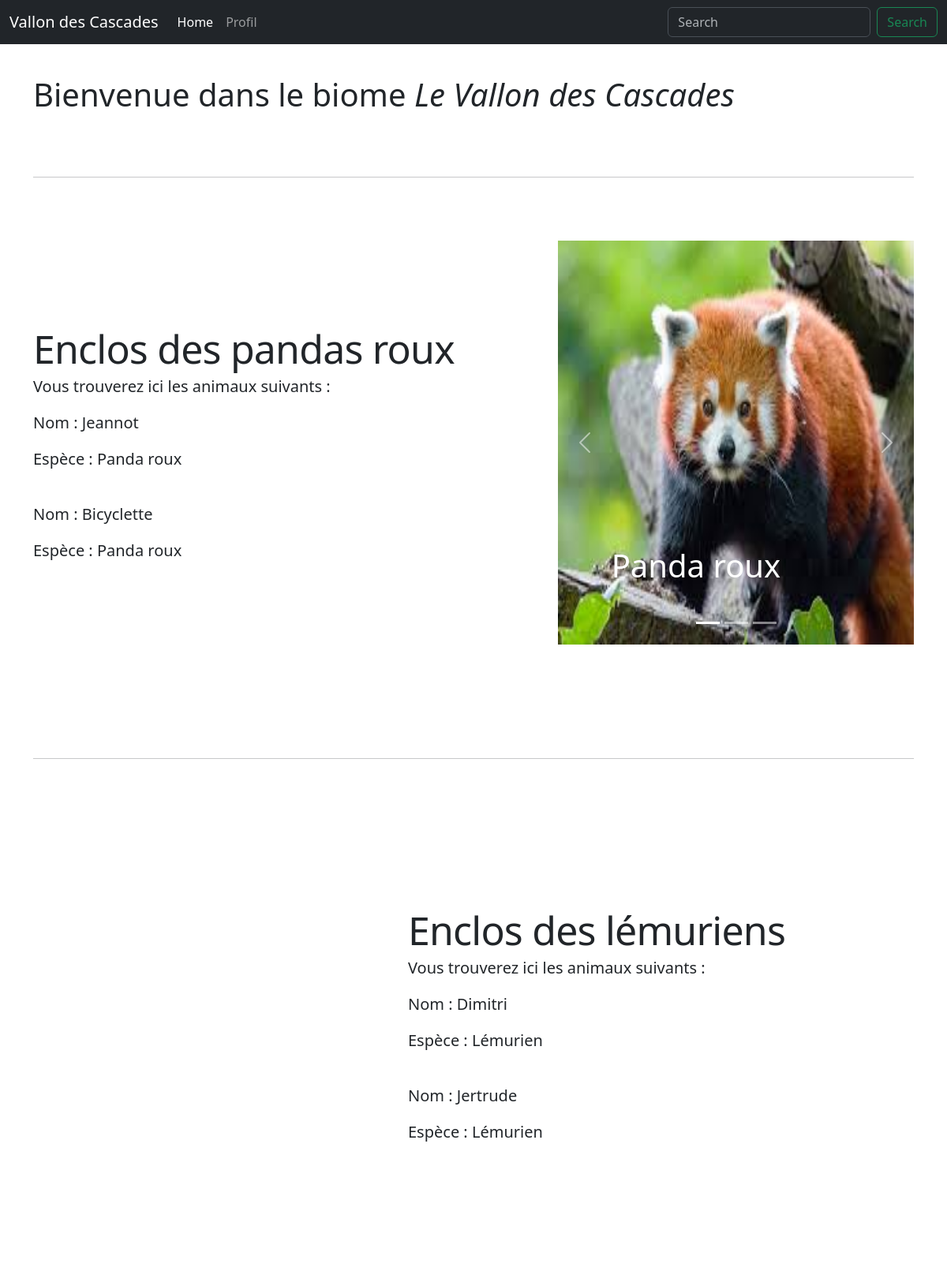
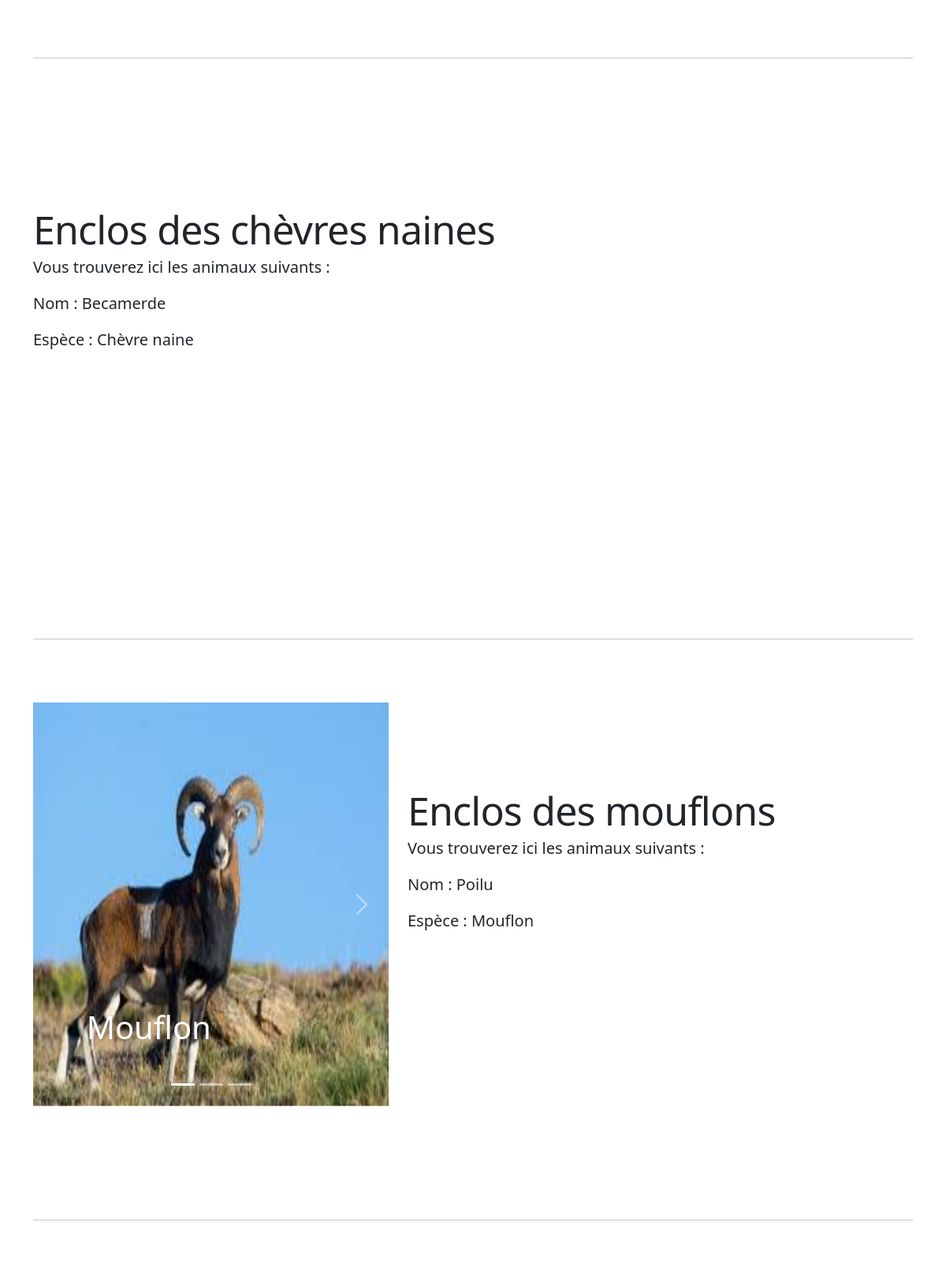
The app's page /zoo/carousel/VallonCascades.php (upper part) with its own data (2 pictures, top to bottom).
### tables this page shows
CREATE TABLE IF NOT EXISTS `enclosures` (
  `enclosure_id` int NOT NULL AUTO_INCREMENT,
  `name` varchar(60) NOT NULL,
  `description` text,
  `status` enum('open','closed') NOT NULL DEFAULT 'open',
  `biome_id` int DEFAULT NULL,
  PRIMARY KEY (`enclosure_id`),
  KEY `biome_id` (`biome_id`)
);

CREATE TABLE IF NOT EXISTS `animals` (
  `animal_id` int NOT NULL AUTO_INCREMENT,
  `name` varchar(50) NOT NULL,
  `species` varchar(50) NOT NULL,
  `age` int NOT NULL,
  `enclosure_id` int DEFAULT NULL,
  `image` varchar(50) DEFAULT NULL,
  PRIMARY KEY (`animal_id`),
  KEY `enclosure_id` (`enclosure_id`)
);

### zoo/carousel/VallonCascades.php (the view, shortened to what this page needs)
<?php
$host = 'localhost';
$dbname = 'projet_web_2425';
$user = 'root';
$pass = '';
try {
  $pdo = new PDO("mysql:host=$host;dbname=$dbname;charset=utf8", $user, $pass);
  $pdo->setAttribute(PDO::ATTR_ERRMODE, PDO::ERRMODE_EXCEPTION);
} catch (PDOException $e) {
  die("Erreur de connexion à la base de données : " . $e->getMessage());
}
?>
<!doctype html>
<html lang="en" data-bs-theme="auto">
  <head><script src="../assets/js/color-modes.js"></script>
    <link rel="stylesheet" href="https://cdn.jsdelivr.net/npm/@docsearch/css@3">
<link href="../assets/dist/css/bootstrap.min.css" rel="stylesheet">
    <link href="carousel.css" rel="stylesheet">
  </head>
  <body>
<header data-bs-theme="dark">
  <nav class="navbar navbar-expand-md navbar-dark fixed-top bg-dark">
    <div class="container-fluid">
      <a class="navbar-brand">Vallon des Cascades</a>
      <div class="collapse navbar-collapse" id="navbarCollapse">
        <ul class="navbar-nav me-auto mb-2 mb-md-0">
          <li class="nav-item">
            <a class="nav-link active" aria-current="page" href="../../Projet.html">Home</a>
          </li>
          <li class="nav-item">
            <a class="nav-link" href="../../profil.php">Profil</a>
          </li>
        </ul>
        <form class="d-flex" role="search">
          <input class="form-control me-2" type="search" placeholder="Search" aria-label="Search">
          <button class="btn btn-outline-success" type="submit">Search</button>
        </form>
      </div>
    </div>
  </nav>
</header>
<main>
<br /><br />
  <div class="container marketing">
    <h1>Bienvenue dans le biome <i>Le Vallon des Cascades</i></h1>
    <hr class="featurette-divider">
    <div class="row featurette">
      <div class="col-md-7">
      <?php
        $stmt = $pdo->prepare("SELECT * FROM enclosures WHERE enclosure_id = 1");
        $stmt->execute();
        $enclosure = $stmt->fetch(PDO::FETCH_ASSOC);
      ?>
      <?php
        $stmt = $pdo->prepare("SELECT * FROM animals WHERE enclosure_id = 1");
        $stmt->execute();
        $animals = $stmt->fetchAll(PDO::FETCH_ASSOC);
      ?>
        <h2 class="featurette-heading fw-normal lh-1"><?php echo "{$enclosure['name']}";?></h2>
      <?php
              if ($animals) {
                  echo '<p class="lead">Vous trouverez ici les animaux suivants :</p>';
                  foreach ($animals as $index => $row) {
                    foreach ($row as $key => $value) {
                      if ($key === 'species') {
                        echo '<p class="lead">Espèce : ' . htmlspecialchars($value) . '</p>';
                      }
                      if ($key === 'name') {
                        echo '<p class="lead">Nom : ' . htmlspecialchars($value) . '</p>';
                      }
                    }
                    echo '<br />';
                  }
              } else {
                  echo "Aucun animal dans l'enclos.";
              }
      ?>
      </div>
      <div class="col-md-5">
        <div id="myCarousel" class="carousel slide mb-6" data-bs-ride="carousel">
        <div class="carousel-indicators">
          <button type="button" data-bs-target="#myCarousel" data-bs-slide-to="0" class="active" aria-current="true" aria-label="Slide 1"></button>
          <button type="button" data-bs-target="#myCarousel" data-bs-slide-to="1" aria-label="Slide 2"></button>
          <button type="button" data-bs-target="#myCarousel" data-bs-slide-to="2" aria-label="Slide 3"></button>
        </div>
        <div class="carousel-inner">
      <?php
        if ($animals) {
          $isFirst = true;
          foreach ($animals as $animal) {
              $activeClass = $isFirst ? ' active' : '';
              $isFirst = false;
              echo '
              <div class="carousel-item' . $activeClass . '">
                  <img src="' . htmlspecialchars($animal['image']) . '" width="100%" height="100%">
                  <div class="container">
                      <div class="carousel-caption text-start">
                          <h1>' . htmlspecialchars($animal['species']) . '</h1>
                      </div>
                  </div>
              </div>';
          }
        } else {
          echo '<p>Aucune image disponible pour cet enclos.</p>';
        }
      ?>
          </div>
          <button class="carousel-control-prev" type="button" data-bs-target="#myCarousel" data-bs-slide="prev">
            <span class="carousel-control-prev-icon" aria-hidden="true"></span>
          </button>
          <button class="carousel-control-next" type="button" data-bs-target="#myCarousel" data-bs-slide="next">
            <span class="carousel-control-next-icon" aria-hidden="true"></span>
          </button>
        </div>
      </div>
    </div>
    <hr class="featurette-divider">
    <div class="row featurette">
      <div class="col-md-7 order-md-2">
        <?php
          $stmt = $pdo->prepare("SELECT * FROM enclosures WHERE enclosure_id = 2");
          $stmt->execute();
          $enclosure = $stmt->fetch(PDO::FETCH_ASSOC);
        ?>
        <?php
          $stmt = $pdo->prepare("SELECT * FROM animals WHERE enclosure_id = 2");
          $stmt->execute();
          $animals = $stmt->fetchAll(PDO::FETCH_ASSOC);
        ?>
        <h2 class="featurette-heading fw-normal lh-1"><?php echo "{$enclosure['name']}";?></h2>
        <?php
          if ($animals) {
              echo '<p class="lead">Vous trouverez ici les animaux suivants :</p>';
              foreach ($animals as $index => $row) {
                foreach ($row as $key => $value) {
                  if ($key === 'species') {
                    echo '<p class="lead">Espèce : ' . htmlspecialchars($value) . '</p>';
                  }
                  if ($key === 'name') {
                    echo '<p class="lead">Nom : ' . htmlspecialchars($value) . '</p>';
                  }
                }
                echo '<br />';
              }
          } else {
              echo "Aucun animal dans l'enclos.";
          }
        ?>
      </div>
      <div class="col-md-5">
        <div id="myCarousel" class="carousel slide mb-6" data-bs-ride="carousel">
        <div class="carousel-indicators">
          <button type="button" data-bs-target="#myCarousel" data-bs-slide-to="0" class="active" aria-current="true" aria-label="Slide 1"></button>
          <button type="button" data-bs-target="#myCarousel" data-bs-slide-to="1" aria-label="Slide 2"></button>
          <button type="button" data-bs-target="#myCarousel" data-bs-slide-to="2" aria-label="Slide 3"></button>
        </div>
        <div class="carousel-inner">
          <?php
            if ($animals) {
              $isFirst = true;
              foreach ($animals as $animal) {
                  $activeClass = $isFirst ? ' active' : '';
                  $isFirst = false;
                  echo '
                  <div class="carousel-item' . $activeClass . '">
                      <img src="' . htmlspecialchars($animal['image']) . '" width="100%" height="100%">
                      <div class="container">
                          <div class="carousel-caption text-start">
                              <h1>' . htmlspecialchars($animal['species']) . '</h1>
                          </div>
                      </div>
                  </div>';
              }
            } else {
              echo '<p>Aucune image disponible pour cet enclos.</p>';
            }
          ?>
          </div>
          <button class="carousel-control-prev" type="button" data-bs-target="#myCarousel" data-bs-slide="prev">
            <span class="carousel-control-prev-icon" aria-hidden="true"></span>
          </button>
          <button class="carousel-control-next" type="button" data-bs-target="#myCarousel" data-bs-slide="next">
            <span class="carousel-control-next-icon" aria-hidden="true"></span>
          </button>
        </div>
      </div>
    </div>
    <hr class="featurette-divider">
    <div class="row featurette">
      <div class="col-md-7">
      <?php
        $stmt = $pdo->prepare("SELECT * FROM enclosures WHERE enclosure_id = 3");
        $stmt->execute();
        $enclosure = $stmt->fetch(PDO::FETCH_ASSOC);
      ?>
      <?php
        $stmt = $pdo->prepare("SELECT * FROM animals WHERE enclosure_id = 3");
        $stmt->execute();
        $animals = $stmt->fetchAll(PDO::FETCH_ASSOC);
      ?>
        <h2 class="featurette-heading fw-normal lh-1"><?php echo "{$enclosure['name']}";?></h2>
      <?php
              if ($animals) {
                  echo '<p class="lead">Vous trouverez ici les animaux suivants :</p>';
                  foreach ($animals as $index => $row) {
                    foreach ($row as $key => $value) {
                      if ($key === 'species') {
                        echo '<p class="lead">Espèce : ' . htmlspecialchars($value) . '</p>';
                      }
                      if ($key === 'name') {
                        echo '<p class="lead">Nom : ' . htmlspecialchars($value) . '</p>';
                      }
                    }
                    echo '<br />';
                  }
              } else {
                  echo "Aucun animal dans l'enclos.";
              }
      ?>
      </div>
      <div class="col-md-5">
        <div id="myCarousel" class="carousel slide mb-6" data-bs-ride="carousel">
        <div class="carousel-indicators">
          <button type="button" data-bs-target="#myCarousel" data-bs-slide-to="0" class="active" aria-current="true" aria-label="Slide 1"></button>
          <button type="button" data-bs-target="#myCarousel" data-bs-slide-to="1" aria-label="Slide 2"></button>
          <button type="button" data-bs-target="#myCarousel" data-bs-slide-to="2" aria-label="Slide 3"></button>
        </div>
        <div class="carousel-inner">
      <?php
        if ($animals) {
          $isFirst = true;
          foreach ($animals as $animal) {
              $activeClass = $isFirst ? ' active' : '';
              $isFirst = false;
              echo '
              <div class="carousel-item' . $activeClass . '">
                  <img src="' . htmlspecialchars($animal['image']) . '" width="100%" height="100%">
                  <div class="container">
                      <div class="carousel-caption text-start">
                          <h1>' . htmlspecialchars($animal['species']) . '</h1>
                      </div>
                  </div>
              </div>';
          }
        } else {
          echo '<p>Aucune image disponible pour cet enclos.</p>';
        }
      ?>
          </div>
          <button class="carousel-control-prev" type="button" data-bs-target="#myCarousel" data-bs-slide="prev">
            <span class="carousel-control-prev-icon" aria-hidden="true"></span>
          </button>
          <button class="carousel-control-next" type="button" data-bs-target="#myCarousel" data-bs-slide="next">
            <span class="carousel-control-next-icon" aria-hidden="true"></span>
          </button>
        </div>
      </div>
    </div>
    <hr class="featurette-divider">
    <div class="row featurette">
      <div class="col-md-7 order-md-2">
        <?php
          $stmt = $pdo->prepare("SELECT * FROM enclosures WHERE enclosure_id = 4");
          $stmt->execute();
          $enclosure = $stmt->fetch(PDO::FETCH_ASSOC);
        ?>
        <?php
          $stmt = $pdo->prepare("SELECT * FROM animals WHERE enclosure_id = 4");
          $stmt->execute();
          $animals = $stmt->fetchAll(PDO::FETCH_ASSOC);
        ?>
        <h2 class="featurette-heading fw-normal lh-1"><?php echo "{$enclosure['name']}";?></h2>
        <?php
          if ($animals) {
              echo '<p class="lead">Vous trouverez ici les animaux suivants :</p>';
              foreach ($animals as $index => $row) {
                foreach ($row as $key => $value) {
                  if ($key === 'species') {
                    echo '<p class="lead">Espèce : ' . htmlspecialchars($value) . '</p>';
                  }
                  if ($key === 'name') {
                    echo '<p class="lead">Nom : ' . htmlspecialchars($value) . '</p>';
                  }
                }
                echo '<br />';
              }
          } else {
              echo "Aucun animal dans l'enclos.";
          }
        ?>
      </div>
      <div class="col-md-5">
        <div id="myCarousel" class="carousel slide mb-6" data-bs-ride="carousel">
        <div class="carousel-indicators">
          <button type="button" data-bs-target="#myCarousel" data-bs-slide-to="0" class="active" aria-current="true" aria-label="Slide 1"></button>
          <button type="button" data-bs-target="#myCarousel" data-bs-slide-to="1" aria-label="Slide 2"></button>
          <button type="button" data-bs-target="#myCarousel" data-bs-slide-to="2" aria-label="Slide 3"></button>
        </div>
        <div class="carousel-inner">
          <?php
            if ($animals) {
              $isFirst = true;
              foreach ($animals as $animal) {
                  $activeClass = $isFirst ? ' active' : '';
                  $isFirst = false;
                  echo '
                  <div class="carousel-item' . $activeClass . '">
                      <img src="' . htmlspecialchars($animal['image']) . '" width="100%" height="100%">
                      <div class="container">
                          <div class="carousel-caption text-start">
                              <h1>' . htmlspecialchars($animal['species']) . '</h1>
                          </div>
                      </div>
                  </div>';
              }
            } else {
              echo '<p>Aucune image disponible pour cet enclos.</p>';
            }
          ?>
          </div>
          <button class="carousel-control-prev" type="button" data-bs-target="#myCarousel" data-bs-slide="prev">
            <span class="carousel-control-prev-icon" aria-hidden="true"></span>
          </button>
          <button class="carousel-control-next" type="button" data-bs-target="#myCarousel" data-bs-slide="next">
            <span class="carousel-control-next-icon" aria-hidden="true"></span>
          </button>
        </div>
      </div>
    </div>
    <hr class="featurette-divider">
  </div>
</main>
    </body>
</html>

### zoo/carousel/carousel.css (style rules this page uses)
body { padding-top: 3rem; padding-bottom: 3rem; color: rgb(var(--bs-tertiary-color-rgb)); }
.carousel { margin-bottom: 4rem; }
.carousel-caption { bottom: 3rem; z-index: 10; }
.carousel-item { height: 32rem; }
.featurette-divider { margin: 5rem 0; }
.featurette-heading { letter-spacing: -.05rem; }
@media (min-width: 40em) { .featurette-heading { font-size: 50px; } }
@media (min-width: 62em) { .featurette-heading { margin-top: 7rem; } }

### records on screen
enclosures: name "Enclos des pandas roux"
animals: name "Jeannot", species "Panda roux", image (picture)
animals: name "Bicyclette", species "Panda roux"
enclosures: name "Enclos des lémuriens"
animals: name "Dimitri", species "Lémurien", image (picture)
animals: name "Jertrude", species "Lémurien"
enclosures: name "Enclos des chèvres naines"
animals: name "Becamerde", species "Chèvre naine", image (picture)
enclosures: name "Enclos des mouflons"
animals: name "Poilu", species "Mouflon", image (picture)
